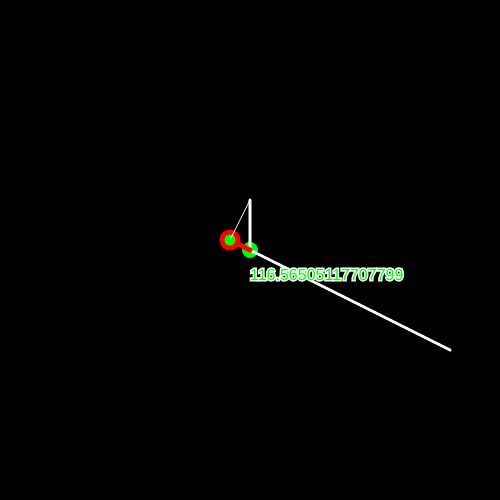
Frame 1 (no input)
Frame 60 (no input): identical to frame 1, image omitted
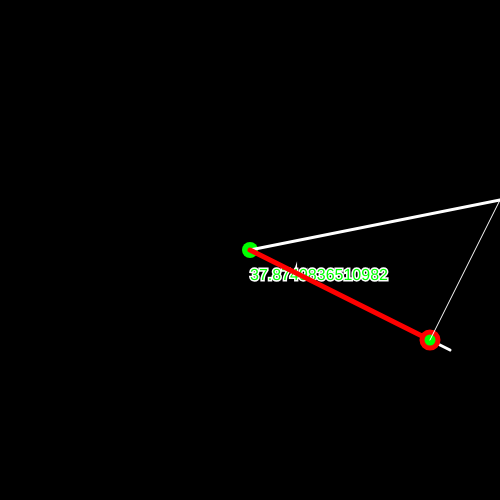
Frame 120 (the mouse pressed at the canvas centre since frame 60)

The p5.js sketch that drew these frames (run headless with seeded random() and noise() and a simulated clock; from frame 60 on, the mouse is pressed at the canvas centre):

// p5.js sketch
// ── sketch.js
let a;
let b;
let start_point;

function setup() {
    createCanvas(500, 500);
    background(0);
    angleMode(DEGREES);

    a = createVector(100, -50);
    b = createVector(200, 100);
    start_point = createVector(width / 2, height / 2);

}

function draw() {
    background(0);

    a.x = mouseX;

    fill(0, 255, 0);
    noStroke();
    circle(start_point.x, start_point.y, 16);

    stroke(255);
    strokeWeight(3);
    line(start_point.x, start_point.y, a.x + start_point.x, a.y + start_point.y);
    line(start_point.x, start_point.y, b.x + start_point.x, b.y + start_point.y);

    let angle = getAngleBetween(a, b);
    textSize(16);
    text(angle, start_point.x, start_point.y + 30);

    let vec = scalarProjection(a, b);
    stroke(255, 0, 0);
    strokeWeight(5);
    line(start_point.x, start_point.y, vec.x + start_point.x, vec.y + start_point.y);
    circle(vec.x + start_point.x, vec.y + start_point.y, 16);

    stroke(255);
    strokeWeight(1);
    line(a.x + start_point.x, a.y + start_point.y, vec.x + start_point.x, vec.y + start_point.y);

}

function getAngleBetween(vecA, vecB) {
    let d = vecA.dot(vecB);
    return acos(d / (vecA.mag() * vecB.mag()));
}

function scalarProjection(vecA, vecB) {
    let b = vecB.copy();
    b.normalize();
    let sp = vecA.dot(b);
    b.setMag(sp);
    return b;
}
